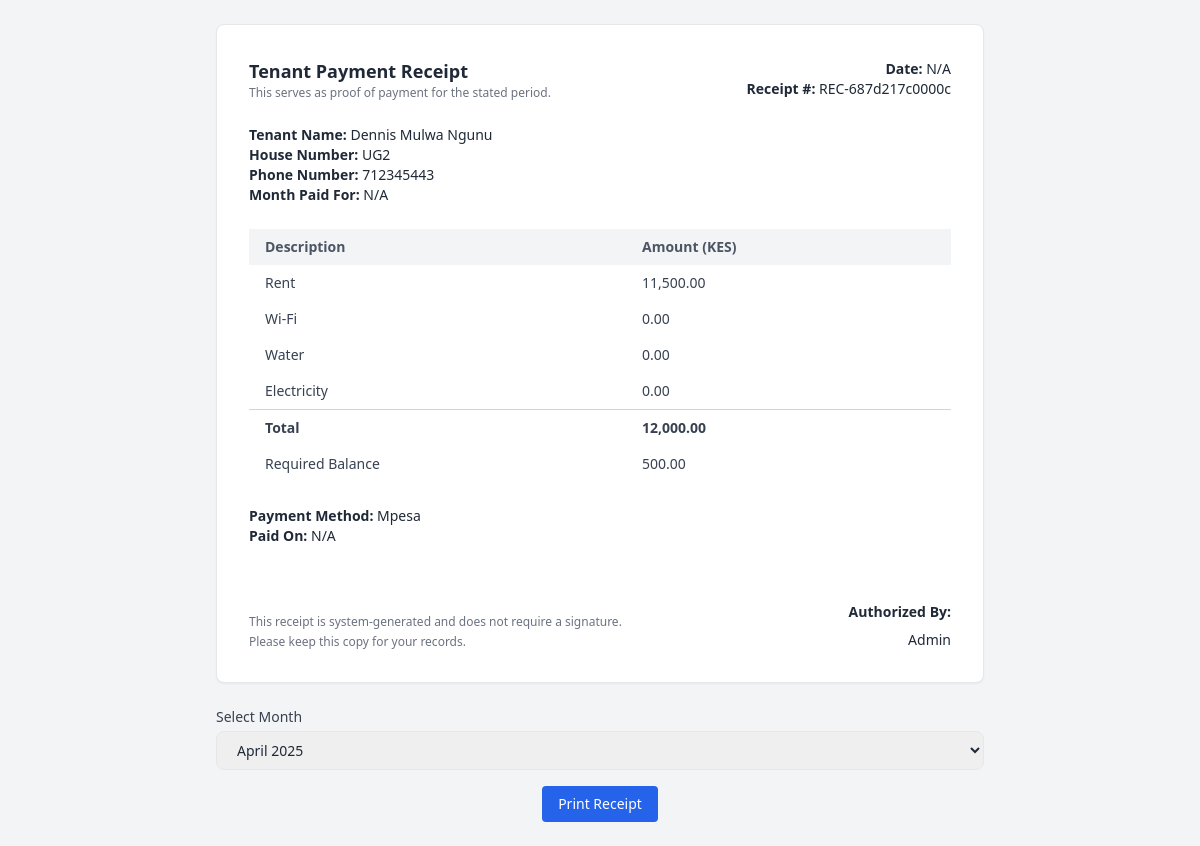
Page /Users/Receipts.php (signed in) on the committed database.
### tables this page shows
CREATE TABLE `users` (
  `id` int(11) NOT NULL,
  `name` varchar(255) DEFAULT NULL,
  `id_number` varchar(20) DEFAULT NULL,
  `phone` varchar(20) DEFAULT NULL,
  `email` varchar(255) DEFAULT NULL,
  `password` varchar(255) DEFAULT NULL,
  `unit` varchar(100) DEFAULT NULL,
  `property` varchar(100) DEFAULT NULL,
  `move_in_date` date DEFAULT NULL,
  `rent_amount` decimal(10,2) DEFAULT NULL,
  `security_deposit` decimal(10,2) DEFAULT NULL
);

CREATE TABLE `billing` (
  `id` int(11) NOT NULL,
  `property` varchar(255) NOT NULL,
  `wifi` decimal(10,2) NOT NULL,
  `water` decimal(10,2) NOT NULL,
  `electricity` decimal(10,2) NOT NULL
);

### Users/Receipts.php (the view, shortened to what this page needs)
<?php
$conn = new mysqli("localhost", "root", "", "Demo1");
$user_id = $_SESSION['user_id'];
$stmt = $conn->prepare("SELECT name, unit, phone, rent_amount, property FROM users WHERE id = ?");
$stmt->bind_param("i", $user_id);
$stmt->execute();
$stmt->bind_result($tenant_name, $house_number, $phone_number, $rent_amount, $property);
$billingStmt = $conn->prepare("SELECT wifi, water, electricity FROM billing WHERE property = ?");
$billingStmt->bind_param("s", $property);
$billingStmt->execute();
$billingStmt->bind_result($wifi, $water, $electricity);
$wifi = floatval($wifi ?? 0);
$water = floatval($water ?? 0);
$electricity = floatval($electricity ?? 0);
$total = $rent_amount + $wifi + $water + $electricity;
$transactionStmt = $conn->prepare("SELECT SUM(amount) FROM transactions WHERE tenant_id = ?");
$transactionStmt->bind_param("i", $user_id);
$transactionStmt->execute();
$transactionStmt->bind_result($totalPaid);
$totalPaid = floatval($totalPaid ?? 0);
$amountDue = max(0, $total - $totalPaid);
if ($amountDue > 0) {
    $rent_amount = $total - $amountDue;
    $wifi = $water = $electricity = 0;
}
$required_balance = max(0, $total - $totalPaid);
$monthsQuery = $conn->prepare("
    SELECT DISTINCT DATE_FORMAT(date, '%M %Y') AS month, DATE_FORMAT(date, '%Y-%m') AS month_key
    FROM transactions
    WHERE tenant_id = ?
    ORDER BY month_key DESC
");
$monthsQuery->bind_param("i", $user_id);
$monthsQuery->execute();
$monthsResult = $monthsQuery->get_result();
$months = [];
while ($row = $monthsResult->fetch_assoc()) {
    $months[] = $row;
}
$selected_month = $_GET['month'] ?? date('Y-m');
$transactions = [];
?>
<!DOCTYPE html>
<html lang="en">
<head>
  <script src="https://cdn.tailwindcss.com"></script>
</head>
<body class="bg-gray-100 p-6 font-sans text-sm text-gray-800">
<div class="max-w-3xl mx-auto bg-white p-8 rounded-lg shadow-sm border border-gray-200">
  <div class="flex justify-between items-center mb-6">
    <div>
      <h2 class="text-lg font-semibold">Tenant Payment Receipt</h2>
      <p class="text-xs text-gray-500">This serves as proof of payment for the stated period.</p>
    </div>
    <div class="text-right text-sm">
      <p><strong>Date:</strong> <?= htmlspecialchars($transactions[0]['paid_on'] ?? 'N/A') ?></p>
      <p><strong>Receipt #:</strong> <?= uniqid('REC-') ?></p>
    </div>
  </div>
  <div class="mb-6">
    <p><strong>Tenant Name:</strong> <?= htmlspecialchars($tenant_name) ?></p>
    <p><strong>House Number:</strong> <?= htmlspecialchars($house_number) ?></p>
    <p><strong>Phone Number:</strong> <?= htmlspecialchars($phone_number) ?></p>
    <p><strong>Month Paid For:</strong> <?= htmlspecialchars($transactions[0]['month_paid'] ?? 'N/A') ?></p>
  </div>
  <div class="mb-6">
    <table class="w-full text-left">
      <thead class="bg-gray-100 text-gray-600">
        <tr>
          <th class="py-2 px-4">Description</th>
          <th class="py-2 px-4">Amount (KES)</th>
        </tr>
      </thead>
      <tbody class="text-gray-700">
        <tr>
          <td class="py-2 px-4">Rent</td>
          <td class="py-2 px-4"><?= number_format($rent_amount, 2) ?></td>
        </tr>
        <tr>
          <td class="py-2 px-4">Wi-Fi</td>
          <td class="py-2 px-4"><?= number_format($wifi, 2) ?></td>
        </tr>
        <tr>
          <td class="py-2 px-4">Water</td>
          <td class="py-2 px-4"><?= number_format($water, 2) ?></td>
        </tr>
        <tr>
          <td class="py-2 px-4">Electricity</td>
          <td class="py-2 px-4"><?= number_format($electricity, 2) ?></td>
        </tr>
        <tr class="border-t border-gray-300 font-semibold">
          <td class="py-2 px-4">Total</td>
          <td class="py-2 px-4"><?= number_format($total, 2) ?></td>
        </tr>
        <tr>
          <td class="py-2 px-4">Required Balance</td>
          <td class="py-2 px-4"><?= number_format($required_balance, 2) ?></td>
        </tr>
      </tbody>
    </table>
  </div>
  <div class="mb-6">
    <p><strong>Payment Method:</strong> Mpesa</p>
    <p><strong>Paid On:</strong> <?= htmlspecialchars($transactions[0]['paid_on'] ?? 'N/A') ?></p>
  </div>
  <div class="flex justify-between items-end pt-8">
    <div>
      <p class="text-xs text-gray-500">This receipt is system-generated and does not require a signature.</p>
      <p class="mt-1 text-xs text-gray-500">Please keep this copy for your records.</p>
    </div>
    <div class="text-right">
      <p><strong>Authorized By:</strong></p>
      <p class="mt-2">Admin</p>
    </div>
  </div>
</div>
<div class="mt-6 max-w-3xl mx-auto no-print">
  <form method="GET" class="mb-4">
    <label for="month" class="block text-sm font-medium text-gray-700 mb-1">Select Month</label>
    <select name="month" id="month" class="w-full px-4 py-2 border rounded-lg focus:ring-2 focus:ring-blue-400" onchange="this.form.submit()">
      <?php foreach ($months as $month): ?>
        <option value="<?= htmlspecialchars($month['month_key']) ?>" <?= $selected_month === $month['month_key'] ? 'selected' : '' ?>>
          <?= htmlspecialchars($month['month']) ?>
        </option>
      <?php endforeach; ?>
    </select>
  </form>
  <div class="text-center">
    <button onclick="window.print()" class="bg-blue-600 text-white px-4 py-2 rounded hover:bg-blue-700 transition">
      Print Receipt
    </button>
  </div>
</div>
</body>
</html>

### rows in the picture
users: name "Dennis Mulwa Ngunu", unit "UG2", phone "712345443", rent_amount.electricity "12,000.00"

### other values in the picture
$transactions[0]['paid_on'] "N/A"
$transactions[0]['month_paid'] "N/A"
$rent_amount "11,500.00"
$wifi "0.00"
$water "0.00"
$electricity "0.00"
$required_balance "500.00"
form field month "April 2025"
